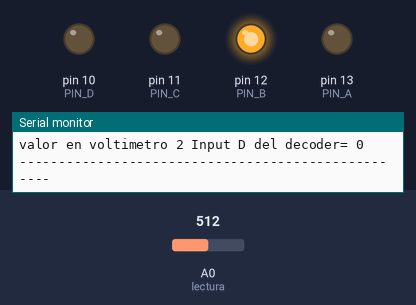
Bench run of a sketch on a simulated Arduino Uno, built with avr-gcc and run on an emulated ATmega328P. Parts: output pins drawn as LEDs (lit = HIGH), the last lines printed to the serial monitor. The inputs (shaded band) are chosen by the test bench; at power-on: A0 (lectura) = 512. EEPROM starts erased.

Above: at 5.2 s.
5.3 s: A0 (lectura) set to 602
10.2 s: A0 (lectura) set to 623
At 13.6 s:
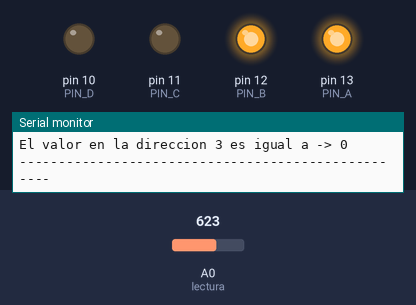
14.7 s: A0 (lectura) set to 807
20.4 s: A0 (lectura) set to 827
At 23.9 s:
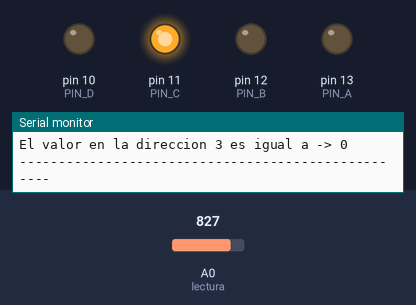
24.9 s: A0 (lectura) set to 1010
30.6 s: A0 (lectura) set to 1023
At 34.1 s:
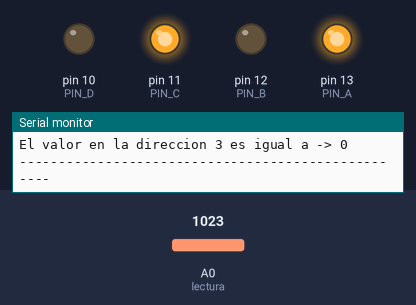
Timing chart, 0 to 35.6 s (numbered marks = the images above; inputs shaded):
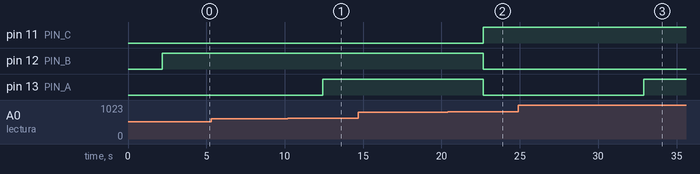

Measured:
- the behaviour switches between 613 and 614 on A0 (lectura) (found by bisection; images 0 and 1)
- the behaviour switches between 818 and 819 on A0 (lectura) (found by bisection; images 1 and 2)
- the behaviour switches between 1022 and 1023 on A0 (lectura) (found by bisection; images 2 and 3)
- after the input at 10.2 s, pin 13 (PIN_A): LOW → HIGH after 2.2 s
- after the input at 20.4 s, pin 11 (PIN_C): LOW → HIGH after 2.3 s; pin 12 (PIN_B), pin 13 (PIN_A): HIGH → LOW after 2.3 s
- after the input at 30.6 s, pin 13 (PIN_A): LOW → HIGH after 2.3 s

The sketch:

codigo7segmentos.ino
```cpp
#include <EEPROM.h>

#define PIN_A 13
#define PIN_B 12
#define PIN_C 11
#define PIN_D 10
#define lectura A0

int a1;
int b1;
int c1;
int d1;

int valor = 0;      // valor obtenido de la lectura
int voltaje = 0;

int direccionInicial = 0;

#include "lecturabitxbit.h"
#include "escribeenMemoria.h"
#include "mensajesImpresos.h"
#include "datosAlDecoder.h"

void setup() {
  Serial.begin(9600);
  pinMode(PIN_A, OUTPUT);
  pinMode(PIN_B, OUTPUT);
  pinMode(PIN_C, OUTPUT);
  pinMode(PIN_D, OUTPUT);
  pinMode(lectura, INPUT);
}

void espera() {
  delay(1000);
}

void loop() {
  espera();
  lecturabitxbit();
  escribeEeprom();
  Serial.println(voltaje, BIN);
  imprimeLecturas();
  espera();
  decoder();
  leeEEPROM();
  espera();
}
```

datosAlDecoder.h
```cpp
void decoder() {
  digitalWrite(PIN_A, a1);
  digitalWrite(PIN_B, b1);
  digitalWrite(PIN_C, c1);
  digitalWrite(PIN_D, d1);
}
```

escribeenMemoria.h
```cpp
void escribeEeprom() {
  EEPROM.update(direccionInicial,     a1);
  EEPROM.update(direccionInicial + 1, b1);
  EEPROM.update(direccionInicial + 2, c1);
  EEPROM.update(direccionInicial + 3, d1);
}

void leeEEPROM() {
  Serial.println("---------------------------------------------------");
  for (int x = 0; x < 4; x++) {
    Serial.println(String("El valor en la direccion ") + x + String(" es igual a -> ") + EEPROM.read(direccionInicial + x));
  }
  Serial.println("---------------------------------------------------");
}
```

lecturabitxbit.h
```cpp
void lecturabitxbit(){
        valor=analogRead(lectura);// valor del ADC
        voltaje=valor*5/1023;
        a1=bitRead(voltaje,0);
        b1=bitRead(voltaje,1);
        c1=bitRead(voltaje,2);
        d1=bitRead(voltaje,3);
  }

  
```

mensajesImpresos.h
```cpp
  void imprimeLecturas(){
      Serial.println(String("valor en voltimetro ") + voltaje + String(" Input A del decoder= ") + a1);
      Serial.println(String("valor en voltimetro ") + voltaje + String(" Input B del decoder= ") + b1);
      Serial.println(String("valor en voltimetro ") + voltaje + String(" Input C del decoder= ") + c1);
      Serial.println(String("valor en voltimetro ") + voltaje + String(" Input D del decoder= ") + d1);
      Serial.println("---------------------------------------------------");
  }
```
